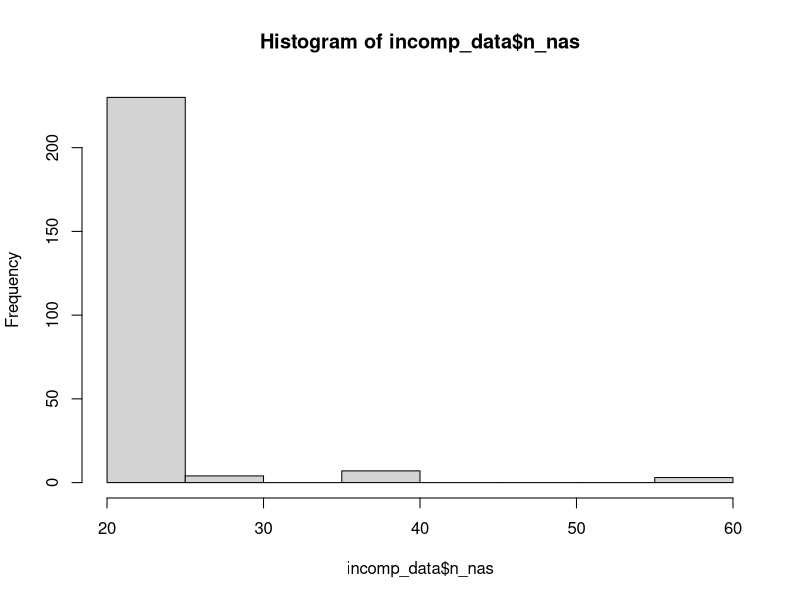

This chart was generated by the following R code:
rm(list=ls())
library(tidyverse)

# this is a dataset based on a real limesurvey output
# VP codes are randomly generated (so not real),
# datetimes are randomly generated (so not real)
# all questionnaire scores have been randomized, so that there is no
# actual reasonable data for a real analysis and fully anonymous
# age and sex have also been randomized
# dataset only for demo purposes

data  <- read.csv("data/messy_example/results.csv", na.strings="NA")


# okay this is messy, lets inspect:
# Questionnaires:
#   - demographics
#   - PHQ (one variable is not 1-3 but A1-AX coded, that we have to fix)
#   - BDI (where the variable names have been named after symptoms, not BDI1, BDI2 etc.)
#   - UIS, PSWQ, GAD7 and ERQ Questionnaires
#   - for the sake of brevity I will only do PHQ, BDI and UIS, but everything we do can be
#     applied to the other vars

# okay lets look at our missing stuff (here we need some knowledge about limesurvey)
# 1. All participants who completed the  questionnaire (pressed "Abschicken" at the very end)
#    will have a date in the variable "submitdate"
# --> We know these have completed the questionnaire for sure!
# all the others have not. There are some participants who only have the PHQ,
# but than have one answer with A1, and then only NAs. These participants have answered
# the suicidality item of the phq > 1, so get a text displayed and then close the browser window
# because these do not have a submitdate, they are also covered by 1.
# there could be some participants which have stopped at some point in the survey. These do not have a submitdate.
# 2. In theory there could be some participants, which completed the whole questionnaire, but
# on the very last page, instead of "abschicken" they just closed the browser window. In that
# case they will have a full dataset, but now submitdate. On visual inspection this does not seem to be
# the case in our dataset, but lets check later anyway.
# 3. There might be some test runs of us experimenters in here. The only way to discern these from real
# vps is by either manually checking the VP-Code, or by knowing the correct dates - sorry, no automated way here
# so lets do this step by step:




# Step one: The easy stuff

# first lets get all data with submitdates because we know these are for real
# note that missing values are actually empty strings ("") here, not NAs
complete_data <- data[data$submitdate!="", ]

incomp_data <- data[data$submitdate=="",]


## --> Okay, lets scan the incomplete data for the other cases

# Step two: Are there any participants who have no submitdate, but complete questionnaires?
# hint: order of columns in limesurvey is always order of presentation (if not randomized),
# therefore lets see if the last real item (PSWQ1.PSWQ16.) is answered anywhere
# (btw, PSWQ is spelled wrong in the dataset...)

# are there any values where PSWQ16 is not na in here?
any(!is.na(incomp_data$PSQW1.PSWQ16.))
# --> no, so this is not the case, we do not have to worry (haha) about it
# if there would be some:
# rbind(complete_data, incomp_data[!is.na(incomp_data$PSQW1.PSWQ16.),])
# --> that would join the complete dataset with these cases




# step3: are there people with no submite-date which stopped at some point in the survey?

# this calculates the number of not NAs in each row (=each participant)
incomp_data$n_nas <- rowSums(!is.na(incomp_data))
# a lot here are ~22, thats because these are the datestamps and such, so this is the number
# of not-NAs you get when you open and start the questionnaire, but do not fill out any questions
# some are 38, these are the ones who completed the PHQ but then got sorted out.
hist(incomp_data$n_nas)
# --> if there would have been people here with values > 38, we might want to include them anyway
# (here not the case). We could have an hard threshhold for example:
# n_nas <- incomp_data$n_nas
# incomp_data$n_nas <- NULL
# rbind(complete_data, incomp_data[n_nas>55],)
# or just add them manually after visual single case inspection:
# incomp_data$n_nas <- NULL
# rbind(complete_data, incomp_data[vpcode=="XXXXXX"],)


# step 4: Eliminate test runs

# if there are some obvious ones, I can just delete manually, because for example
# I know my personal VP code or because the vp code is "test123"

complete_data <- complete_data[complete_data$vpcode!="1199MLNK6875",]

# sometimes I want to include a date range, which is a bit more complicated
# please note that this only works with the specified format! If you dates are different
# then you need to adapt that

# first convert to not just a string, but a DateTime Object
dates <- as.POSIXct(complete_data$submitdate, format = "%Y-%m-%d %H:%M:%S")
cutoff <- as.POSIXct("2085-05-03 12:00:00")
complete_data <- complete_data[dates>=cutoff,]
# --> includes all submitdates made before cutoff (maybe the day we activated the study
# on SONA)




# --> okay now complete_data is actually complete. Lets get to fixing the vars


# first of: lets fix the phq item with the wrong coding (nr. 2)

complete_data$PHQ2 <- recode(complete_data$PHQ2,
                             A1 = 0,
                             A2 = 1,
                             A3 = 2,
                             A4 = 3)


# okay the bdis are really named awfully
# here students used the symptom titles instead of numbers

# selects fist bdi item (Traurigkeit) and last one (sexuellesInteresse)
# and recodes them to bdi + number
# please take care, that these are actually in the right order and 
# are actually sequential with nothing in between
complete_data <- complete_data %>% rename_with(
  .fn = ~paste0("bdi", seq_along(.)),
  .cols = Traurigkeit:sexuellesInteresse
)

# bdi items are sometimes coded 2a, 2b ( for example too much or not enough sleep),
# for the analysis this is just =2, so lets change it

#--> `` are backticks and necessary, cause 2 = ... is not a valid r command because it starts with a number
complete_data <- complete_data %>% 
  mutate(across(bdi1:bdi21, ~recode(.x,
                                    `1` = 1,
                                    `2` = 2,
                                    `3` = 3,
                                    `1a` = 1,
                                    `1b` = 1,
                                    `2a` = 2,
                                    `2b` = 2,
                                    `3a` = 3,
                                    `3b` = 3,
                                    `0` = 0)))
# recodes all bdi variabls according to recode




# so lets also do the UIS scale

complete_data <- complete_data %>% rename_with(
  .fn = ~paste0("UIS", seq_along(.)),
  .cols = UIS01.UIS18001.:UIS01.UIS18018.
)



# nice, lets calculate the sum scores


complete_data <- complete_data %>% 
  mutate(bdi_sum = rowSums(across(bdi1:bdi21)),
         phq_sum = rowSums(across(PHQ01:PHQ9)),
         uis_sum = rowSums(across(UIS1:UIS18)))


# when you code stuff like that, always good check one or two participants by hand


complete_data %>% select(PHQ01:PHQ9)

# first row is 1 + 0 +1+1+2+1+1+0+0 = 7
# second row is 1+1+0+2+2+1+2+0+0 = 9
# lets check
complete_data$phq_sum[1:2]
# correct!



# okay lets get a clean dataset. We can either delete everything we do not need, or choose what to keep
# lets choose what to keep here, because its much less then what we want to loose
# if we decide to need more vars, we can always just add here and rerun the script

data <- complete_data %>% 
  select(id, submitdate, vpcode,
         Alter,
         Geschlecht,
         Schulabschluss,
         Berufabschluss,
         Studium,
         Studienfach,
         uis_sum,
         phq_sum,
         bdi_sum)

# okay on inspection: Lets not use empty strings, but real NAs for missing studienfach angaben

data$Studienfach[data$Studienfach==""] <- NA



# lets save
write.csv(data, "data/messy_example/clean.csv")

# voila
